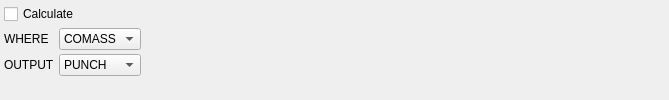
     <widget class="QWidget" name="ELPOTTab">
      <attribute name="title">
       <string>$ELPOT</string>
      </attribute>
      <layout class="QHBoxLayout" name="horizontalLayout_6">
       <property name="spacing">
        <number>4</number>
       </property>
       <property name="leftMargin">
        <number>4</number>
       </property>
       <property name="topMargin">
        <number>4</number>
       </property>
       <property name="rightMargin">
        <number>4</number>
       </property>
       <property name="bottomMargin">
        <number>4</number>
       </property>
       <item>
        <layout class="QFormLayout" name="formLayout_7">
         <item row="1" column="0">
          <widget class="QLabel" name="label_36">
           <property name="sizePolicy">
            <sizepolicy hsizetype="Minimum" vsizetype="Preferred">
             <horstretch>0</horstretch>
             <verstretch>0</verstretch>
            </sizepolicy>
           </property>
           <property name="text">
            <string>WHERE</string>
           </property>
          </widget>
         </item>
         <item row="1" column="1">
          <widget class="QComboBox" name="ELPOTWHERECombo">
           <item>
            <property name="text">
             <string>COMASS</string>
            </property>
           </item>
           <item>
            <property name="text">
             <string>NUCLEI</string>
            </property>
           </item>
           <item>
            <property name="text">
             <string>POINTS</string>
            </property>
           </item>
           <item>
            <property name="text">
             <string>GRID</string>
            </property>
           </item>
           <item>
            <property name="text">
             <string>PDC</string>
            </property>
           </item>
          </widget>
         </item>
         <item row="2" column="0">
          <widget class="QLabel" name="label_37">
           <property name="sizePolicy">
            <sizepolicy hsizetype="Minimum" vsizetype="Preferred">
             <horstretch>0</horstretch>
             <verstretch>0</verstretch>
            </sizepolicy>
           </property>
           <property name="text">
            <string>OUTPUT</string>
           </property>
          </widget>
         </item>
         <item row="2" column="1">
          <widget class="QComboBox" name="ELPOTOUTPUTCombo">
           <item>
            <property name="text">
             <string>PUNCH</string>
            </property>
           </item>
           <item>
            <property name="text">
             <string>PAPER</string>
            </property>
           </item>
           <item>
            <property name="text">
             <string>BOTH</string>
            </property>
           </item>
           <item>
            <property name="text">
             <string>NONE</string>
            </property>
           </item>
          </widget>
         </item>
         <item row="0" column="0" colspan="2">
          <widget class="QCheckBox" name="ELPOTCalculateCheck">
           <property name="text">
            <string>Calculate</string>
           </property>
          </widget>
         </item>
        </layout>
       </item>
       <item>
        <spacer name="horizontalSpacer_4">
         <property name="orientation">
          <enum>Qt::Horizontal</enum>
         </property>
         <property name="sizeHint" stdset="0">
          <size>
           <width>524</width>
           <height>20</height>
          </size>
         </property>
        </spacer>
       </item>
      </layout>
     </widget>
